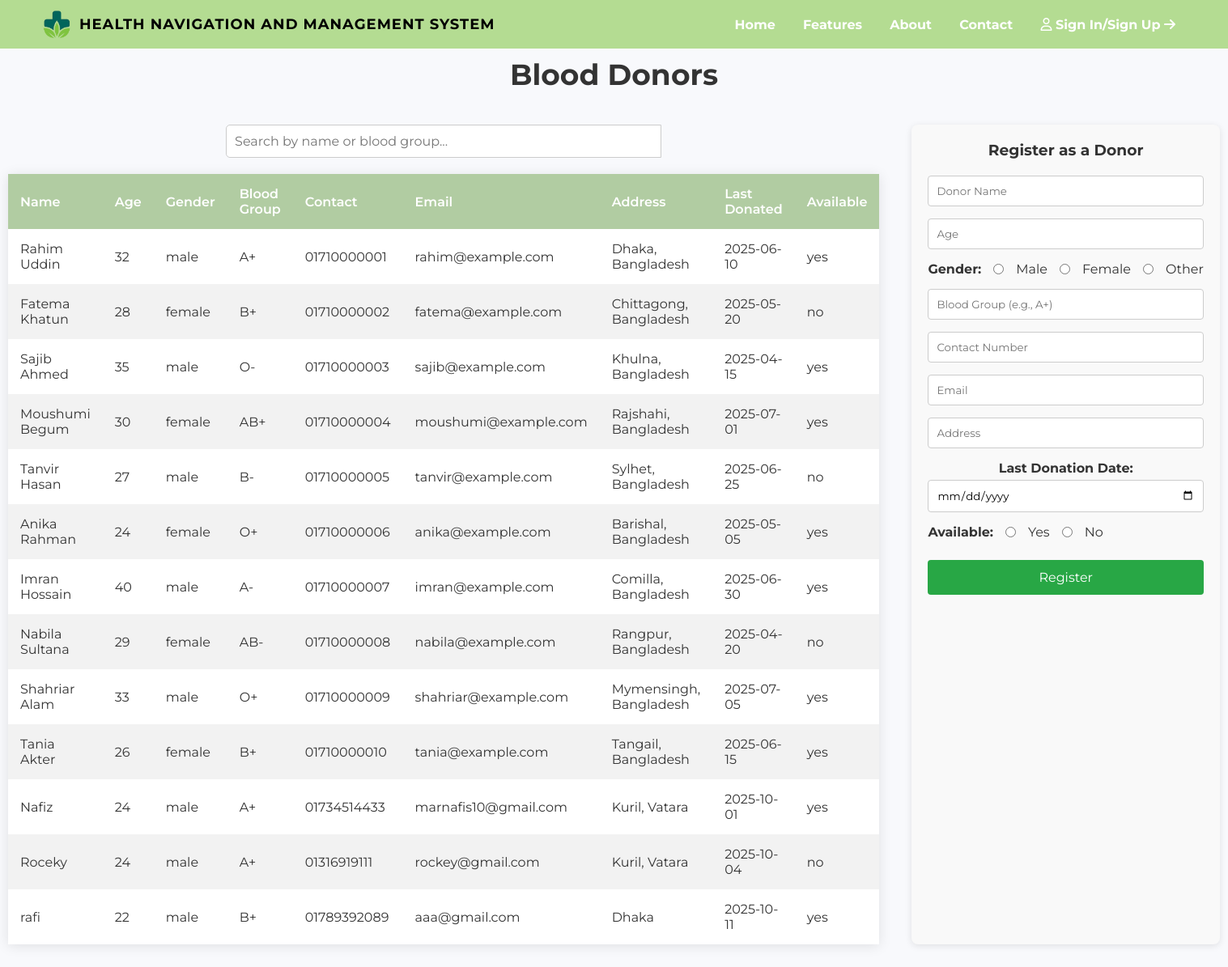
Screenshot of /view/landingPageBloodDonor.php with the database file from the repository.
### tables this page shows
CREATE TABLE `blood_donor` (
  `donor_id` int(11) NOT NULL,
  `donorName` varchar(100) NOT NULL,
  `age` int(11) NOT NULL,
  `gender` enum('male','female','other') NOT NULL,
  `bloodGroup` varchar(5) NOT NULL,
  `contactNumber` varchar(20) NOT NULL,
  `email` varchar(100) DEFAULT NULL,
  `address` varchar(255) DEFAULT NULL,
  `lastDonationDate` date DEFAULT NULL,
  `available` enum('yes','no') DEFAULT 'yes',
  `created_at` timestamp NOT NULL DEFAULT current_timestamp()
);

### controller/landingPageController.php (called while the page is built, shortened)
<?php
require_once '../model/landingPageData.php';
$dataModel = new LandingPageData();
if (isset($pageType)) {
    switch ($pageType) {
        case 'blood_donor':
            $bloodDonors = $dataModel->getBloodDonors();
            break;
    }
}
?>

### model/landingPageData.php (called while the page is built, shortened)
<?php
require_once '../config/db_connection.php';
class LandingPageData {
    public function getBloodDonors() {
        global $conn;
        $sql = "SELECT donorName, age, gender, bloodGroup, contactNumber, email, address, lastDonationDate, available FROM blood_donor";
        $result = $conn->query($sql);
        $donors = [];
        if ($result->num_rows > 0) {
            while($row = $result->fetch_assoc()) {
                $donors[] = $row;
            }
        }
        return $donors;
    }
}
?>

### view/landingPageBloodDonor.php (the view, shortened to what this page needs)
<!DOCTYPE html>
<html lang="en">
<head>
  <link rel="stylesheet" href="../assets/css/landingpage.css">
</head>
<body>
<?php include 'header.php'; ?>
<?php
    $pageType = 'blood_donor';
    include '../controller/landingPageController.php';
?>
<link rel="stylesheet" href="../assets/css/landingExtension.css">
<section class="diagnostic">
    <h2>Blood Donors</h2>
    <div class="page-container">
        <div class="table-section">
            <div class="search-container">
                <input type="text" id="donorSearchInput" placeholder="Search by name or blood group...">
            </div>
            <div class="table-container">
                <table>
                    <thead>
                        <tr>
                            <th>Name</th>
                            <th>Age</th>
                            <th>Gender</th>
                            <th>Blood Group</th>
                            <th>Contact</th>
                            <th>Email</th>
                            <th>Address</th>
                            <th>Last Donated</th>
                            <th>Available</th>
                        </tr>
                    </thead>
                    <tbody id="donorTableBody">
                        <?php if (!empty($bloodDonors)): ?>
                            <?php foreach ($bloodDonors as $donor): ?>
                                <tr>
                                    <td><?php echo htmlspecialchars($donor['donorName']); ?></td>
                                    <td><?php echo htmlspecialchars($donor['age']); ?></td>
                                    <td><?php echo htmlspecialchars($donor['gender']); ?></td>
                                    <td><?php echo htmlspecialchars($donor['bloodGroup']); ?></td>
                                    <td><?php echo htmlspecialchars($donor['contactNumber']); ?></td>
                                    <td><?php echo htmlspecialchars($donor['email']); ?></td>
                                    <td><?php echo htmlspecialchars($donor['address']); ?></td>
                                    <td><?php echo htmlspecialchars($donor['lastDonationDate']); ?></td>
                                    <td><?php echo htmlspecialchars($donor['available']); ?></td>
                                </tr>
                            <?php endforeach; ?>
                        <?php else: ?>
                            <tr>
                                <td colspan="9">No donors found.</td>
                            </tr>
                        <?php endif; ?>
                    </tbody>
                </table>
            </div>
        </div>
        <div class="form-section">
            <h3>Register as a Donor</h3>
            <form action="landingPageBloodDonor.php" method="POST">
                <input type="text" name="donorName" placeholder="Donor Name" required>
                <input type="number" name="age" placeholder="Age" required>
                <div class="radio-group">
                    <label>Gender:</label>
                    <input type="radio" name="gender" value="Male" required> Male
                    <input type="radio" name="gender" value="Female"> Female
                    <input type="radio" name="gender" value="Other"> Other
                </div>
                <input type="text" name="bloodGroup" placeholder="Blood Group (e.g., A+)" required>
                <input type="text" name="contactNumber" placeholder="Contact Number" required>
                <input type="email" name="email" placeholder="Email" required>
                <input type="text" name="address" placeholder="Address" required>
                <div class="input-group">
                    <label>Last Donation Date:</label>
                    <input type="date" name="lastDonationDate" required>
                </div>
                <div class="radio-group">
                    <label>Available:</label>
                    <input type="radio" name="available" value="Yes" required> Yes
                    <input type="radio" name="available" value="No"> No
                </div>
                <button type="submit" name="register_blood_donor">Register</button>
            </form>
        </div>
    </div>
</section>
<?php include 'footer.php'; ?>
</body>
</html>

### assets/css/landingpage.css (style rules this page uses)
* { margin: 0; padding: 0; box-sizing: border-box; font-family: 'Montserrat', sans-serif; }
body { background: #f8f9fc; color: #333; }

### assets/css/landingExtension.css (style rules this page uses)
.diagnostic { padding: 10px; text-align: center; }
.diagnostic h2 { font-size: 36px; margin-bottom: 40px; }
.search-container { margin-bottom: 20px; }
.search-container input[type="text"] { width: 50%; padding: 10px; border: 1px solid #ccc; border-radius: 5px 0 0 5px; font-size: 16px; }
.table-container { margin: 0 auto; max-width: 1200px; }
.page-container { display: flex; gap: 40px; }
.table-section { flex: 3; }
.form-section { flex: 1; background-color: #f9f9f9; padding: 20px; border-radius: 8px; box-shadow: 0 2px 8px rgba(0,0,0,0.1); }
.form-section h3 { margin-top: 0; margin-bottom: 20px; text-align: center; }
.form-section form { display: flex; flex-direction: column; gap: 15px; }
.form-section input[type="text"], .form-section input[type="number"], .form-section input[type="email"], .form-section input[type="date"] { width: 100%; padding: 10px; border: 1px solid #ccc; border-radius: 4px; }
.form-section .input-group label, .form-section .radio-group label { display: block; margin-bottom: 5px; font-weight: bold; }
.form-section .radio-group { display: flex; align-items: center; gap: 15px; }
.form-section .radio-group label { margin-bottom: 0; }
.form-section button { padding: 12px; border: none; background-color: #28a745; color: white; border-radius: 4px; cursor: pointer; font-size: 16px; margin-top: 10px; }
table { width: 100%; border-collapse: collapse; box-shadow: 0 2px 15px rgba(0, 0, 0, 0.1); background-color: #fff; }
thead { background-color: rgba(100, 153, 70, 0.5); color: #fff; }
th, td { padding: 15px; text-align: left; }
th { font-weight: 600; }
tbody tr:nth-child(even) { background-color: #f2f2f2; }

### rows the page displays
blood_donor: donorName "Rahim Uddin", age "32", gender "male", bloodGroup "A+", contactNumber "01710000001", email "rahim@example.com", address "Dhaka, Bangladesh", lastDonationDate "2025-06-10", available "yes"
blood_donor: donorName "Fatema Khatun", age "28", gender "female", bloodGroup "B+", contactNumber "01710000002", email "fatema@example.com", address "Chittagong, Bangladesh", lastDonationDate "2025-05-20", available "no"
blood_donor: donorName "Sajib Ahmed", age "35", gender "male", bloodGroup "O-", contactNumber "01710000003", email "sajib@example.com", address "Khulna, Bangladesh", lastDonationDate "2025-04-15", available "yes"
blood_donor: donorName "Moushumi Begum", age "30", gender "female", bloodGroup "AB+", contactNumber "01710000004", email "moushumi@example.com", address "Rajshahi, Bangladesh", lastDonationDate "2025-07-01", available "yes"
blood_donor: donorName "Tanvir Hasan", age "27", gender "male", bloodGroup "B-", contactNumber "01710000005", email "tanvir@example.com", address "Sylhet, Bangladesh", lastDonationDate "2025-06-25", available "no"
blood_donor: donorName "Anika Rahman", age "24", gender "female", bloodGroup "O+", contactNumber "01710000006", email "anika@example.com", address "Barishal, Bangladesh", lastDonationDate "2025-05-05", available "yes"
blood_donor: donorName "Imran Hossain", age "40", gender "male", bloodGroup "A-", contactNumber "01710000007", email "imran@example.com", address "Comilla, Bangladesh", lastDonationDate "2025-06-30", available "yes"
blood_donor: donorName "Nabila Sultana", age "29", gender "female", bloodGroup "AB-", contactNumber "01710000008", email "nabila@example.com", address "Rangpur, Bangladesh", lastDonationDate "2025-04-20", available "no"
blood_donor: donorName "Shahriar Alam", age "33", gender "male", bloodGroup "O+", contactNumber "01710000009", email "shahriar@example.com", address "Mymensingh, Bangladesh", lastDonationDate "2025-07-05", available "yes"
blood_donor: donorName "Tania Akter", age "26", gender "female", bloodGroup "B+", contactNumber "01710000010", email "tania@example.com", address "Tangail, Bangladesh", lastDonationDate "2025-06-15", available "yes"
blood_donor: donorName "Nafiz", age "24", gender "male", bloodGroup "A+", contactNumber "01734514433", email "marnafis10@gmail.com", address "Kuril, Vatara", lastDonationDate "2025-10-01", available "yes"
blood_donor: donorName "Roceky", age "24", gender "male", bloodGroup "A+", contactNumber "01316919111", email "rockey@gmail.com", address "Kuril, Vatara", lastDonationDate "2025-10-04", available "no"
blood_donor: donorName "rafi", age "22", gender "male", bloodGroup "B+", contactNumber "01789392089", email "aaa@gmail.com", address "Dhaka", lastDonationDate "2025-10-11", available "yes"
